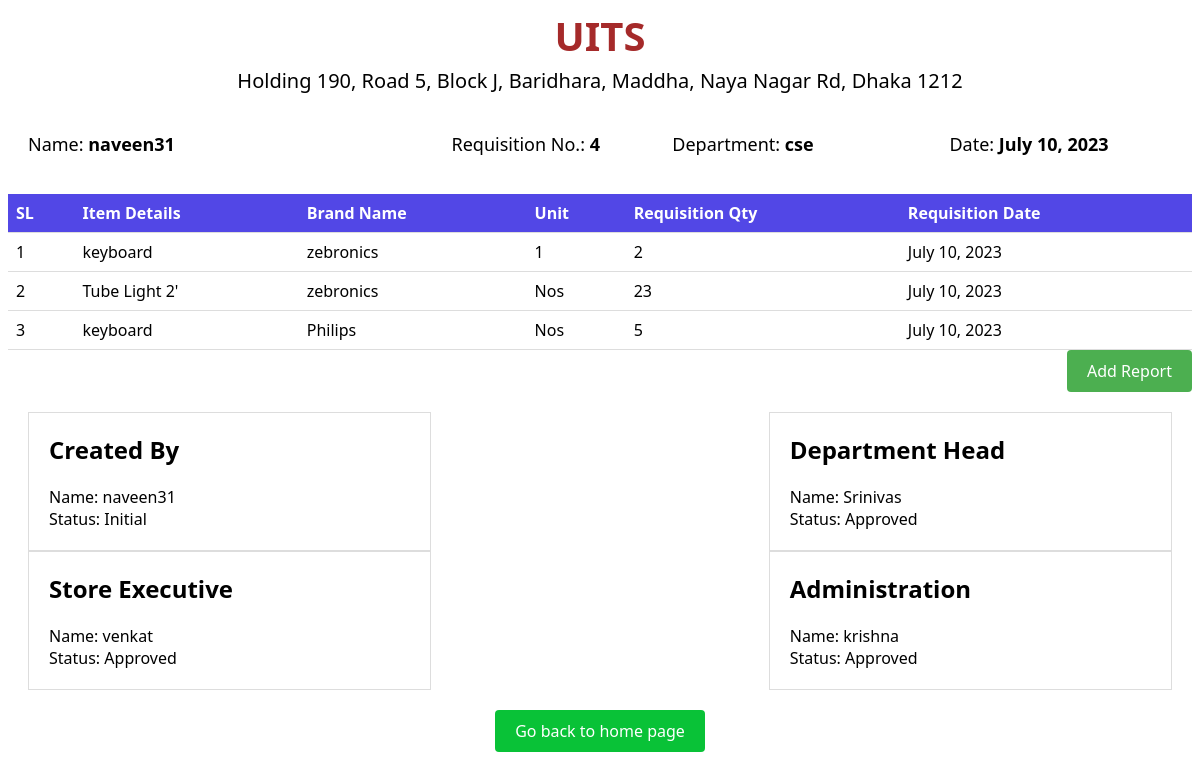
The app's page /report/4/ with its own data.
### apps/models.py (models this page shows, shortened)
class Requisition(models.Model):
    user_name = models.CharField(max_length=100)
    department_name = models.CharField(max_length=100)
    requisition_date = models.DateField(default=datetime.today())
    requisition_no = models.AutoField(primary_key=True)
    remark = models.TextField(blank=True)
    role_choices=(
        ('Department Head','Department Head'),
        ('Store Executive','Store Executive'),
         ('Administration','Administration'),
    )
    approval_role = models.CharField(max_length=100, choices=role_choices, default='Department Head')
    APPROVAL_CHOICES = (
        ('PENDING', 'Pending'),
        ('APPROVED', 'Approved'),
        ('REJECTED', 'Rejected'),
    )
    approval_status = models.CharField(max_length=20, choices=APPROVAL_CHOICES, default='PENDING')

class Report(models.Model):
    requisition_no = models.ForeignKey(Requisition, on_delete=models.CASCADE, to_field='requisition_no')
    item_details = models.CharField(max_length=100)
    brand_name = models.CharField(max_length=50)
    unit = models.CharField(max_length=20)
    requisition_qty = models.IntegerField()
    requisition_date = models.DateField()

class Approval(models.Model):
    username=models.CharField(max_length=100,default="")
    APPROVAL_ROLES = (
        ('Department Head', 'Department Head'),
        ('Store Executive', 'Store Executive'),
        ('Administration', 'Administration'),
    )
    requisition_no = models.CharField(max_length=100)
    approval_role = models.CharField(max_length=50, choices=APPROVAL_ROLES)
    STATUS_CHOICES = (
        ('Pending', 'Pending'),
        ('Approved', 'Approved'),
        ('Rejected', 'Rejected'),
    )
    status = models.CharField(max_length=20, choices=STATUS_CHOICES)
    remark=models.CharField(max_length=100,default="")

### apps/views.py (the view)
# urls.py: path('report/<int:requisition_no>/', views.report_view, name='report'),
def report_view(request, requisition_no):
    product_list = ProductList.objects.all()
    report = Report.objects.filter(requisition_no=requisition_no)
    dh = Approval.objects.filter(requisition_no=requisition_no ,approval_role='Department Head')
    se = Approval.objects.filter(requisition_no=requisition_no ,approval_role='Store Executive')
    adm = Approval.objects.filter(requisition_no=requisition_no ,approval_role='Administration')
    req=Requisition.objects.get(requisition_no=requisition_no)
    return render(request, 'report.html', {'requisition_no': requisition_no,'product_list': product_list,'adm':adm,"req":req,'report':report,'dh':dh,'se':se})

### apps/templates/report.html (shortened to what this page needs)
<!DOCTYPE html>
<html>
<head>
</head>
<body>
    <div class="header">
        <h1>UITS</h1>
        <p>Holding 190, Road 5, Block J, Baridhara, Maddha, Naya Nagar Rd, Dhaka 1212</p>
        </div>
    <div class="container">
        <div class="name">
            <p>
                Name: <span>{{ req.user_name }}</span>
            </p>
        </div>
        <div class="req">
            <p>
                Requisition No.: <span>{{ req.requisition_no }}</span>
            </p>
        </div>
        <div class="dep">
            <p>Department: <span>{{ req.department_name }}</span></p>
        </div>
        <div class="dt">
           <p>Date: <span>{{ req.requisition_date }}</span></p>
        </div>
    </div>
    <table>
        <thead>
            <tr>
                <th>SL</th>
                <th>Item Details</th>
                <th>Brand Name</th>
                <th>Unit</th>
                <th>Requisition Qty</th>
                <th>Requisition Date</th>
            </tr>
        </thead>
        <tbody>
            {% for item in report %}
                <tr>
                    <td>{{ forloop.counter }}</td>
                    <td>{{ item.item_details }}</td>
                    <td>{{ item.brand_name }}</td>
                    <td>{{ item.unit }}</td>
                    <td>{{ item.requisition_qty }}</td>
                    <td>{{ item.requisition_date }}</td>
                </tr>
            {% endfor %}
        </tbody>
    </table>
    <div class="button-container">
        <a href="{% url 'add_report' requisition_no %}" class="add-report-button">Add Report</a>
    </div>
    <div class="container">
        <div class="section">
            <h2>Created By</h2>
            <label for="username">Name: {{ req.user_name }}</label>
            <br>
            <label for="status">Status: Initial</label>
        </div>
        <div class="section">
            <h2>Department Head</h2>
            {% for item in dh %}
            <label for="username">Name: {{ item.username }}</label>
            <br>
            <label for="status">Status: {{ item.get_status_display }}</label>
            <br>
            {% endfor %}
        </div>
        <div class="section">
            <h2>Store Executive</h2>
            {% for s in se %}
            <label for="username">Name: {{ s.username }}</label>
            <br>
            <label for="status">Status: {{ s.get_status_display }}</label>
            <br>
            {% endfor %}
        </div>
        <div class="section">
            <h2>Administration</h2>
            {% for s in adm %}
            <label for="username">Name: {{ s.username }}</label>
            <br>
            <label for="status">Status: {{ s.get_status_display }}</label>
            <br>
            {% endfor %}
        </div>
    </div>
     <div class="back-button-container">
        <a href="{% url 'home_page' %}" class="back-button">Go back to home page</a>
    </div>
</body>
</html>

### apps/templates/report.html (style rules this page uses)
body { font-family: 'Segoe UI', Tahoma, Geneva, Verdana, sans-serif; }
table { border-collapse: collapse; width: 100%; }
th, td { padding: 8px; text-align: left; border-bottom: 1px solid #ddd; }
th { background-color: #5247e6; color: white; }
.header { margin-bottom: 20px; text-align: center; }
.header h1 { margin: 0; font-size: 40px; color:brown; }
.header p { margin: 4px 0; font-size: 20px; }
.button-container { text-align: right; margin-bottom: 20px; }
.container { display: flex; flex-wrap: wrap; justify-content: space-between; margin: 20px; }
.section { flex-basis: calc(33.33% - 20px); padding: 20px; border: 1px solid #ddd; }
.section h2 { margin-top: 0; }
.add-report-button { display: inline-block; padding: 10px 20px; background-color: #4CAF50; color: white; text-decoration: none; border-radius: 4px; transition: background-color 0.3s ease; }
.dt { text-align: right; font-size: 18px; }
.dep { text-align: left; font-size: 18px; }
.name { text-align: left; font-size: 18px; }
.req { text-align: right; font-size: 18px; }
.container { display: flex; justify-content: space-between; align-items: center; }
.name, .req, .dep, .dt { flex-basis: 25%; text-align: center; }
.name { text-align: left; }
.req { text-align: right; }
.name span, .req span, .dep span, .dt span { font-weight: bold; }
.back-button-container { margin-top: 20px; text-align: center; }
.back-button { display: inline-block; padding: 10px 20px; background-color: #09c237; color: #fff; border: none; border-radius: 4px; text-decoration: none; cursor: pointer; }

### records on screen
Requisition: user_name "naveen31", requisition_no "4", department_name "cse", requisition_date "July 10, 2023"
Report: item_details "keyboard", brand_name "zebronics", unit "1", requisition_qty "2", requisition_date "July 10, 2023"
Report: item_details "Tube Light 2'", brand_name "zebronics", unit "Nos", requisition_qty "23", requisition_date "July 10, 2023"
Report: item_details "keyboard", brand_name "Philips", unit "Nos", requisition_qty "5", requisition_date "July 10, 2023"
Approval: username "Srinivas", status "Approved"
Approval: username "venkat", status "Approved"
Approval: username "krishna", status "Approved"
